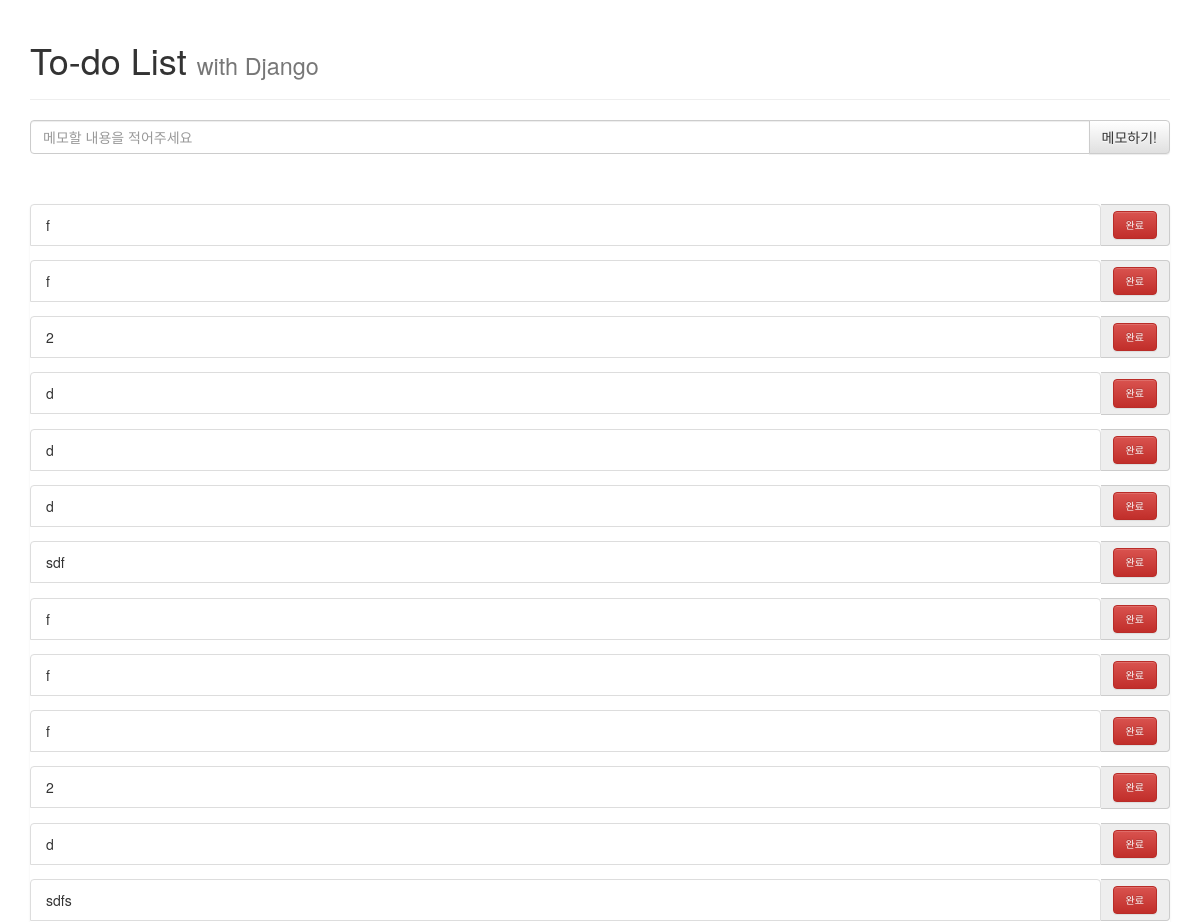
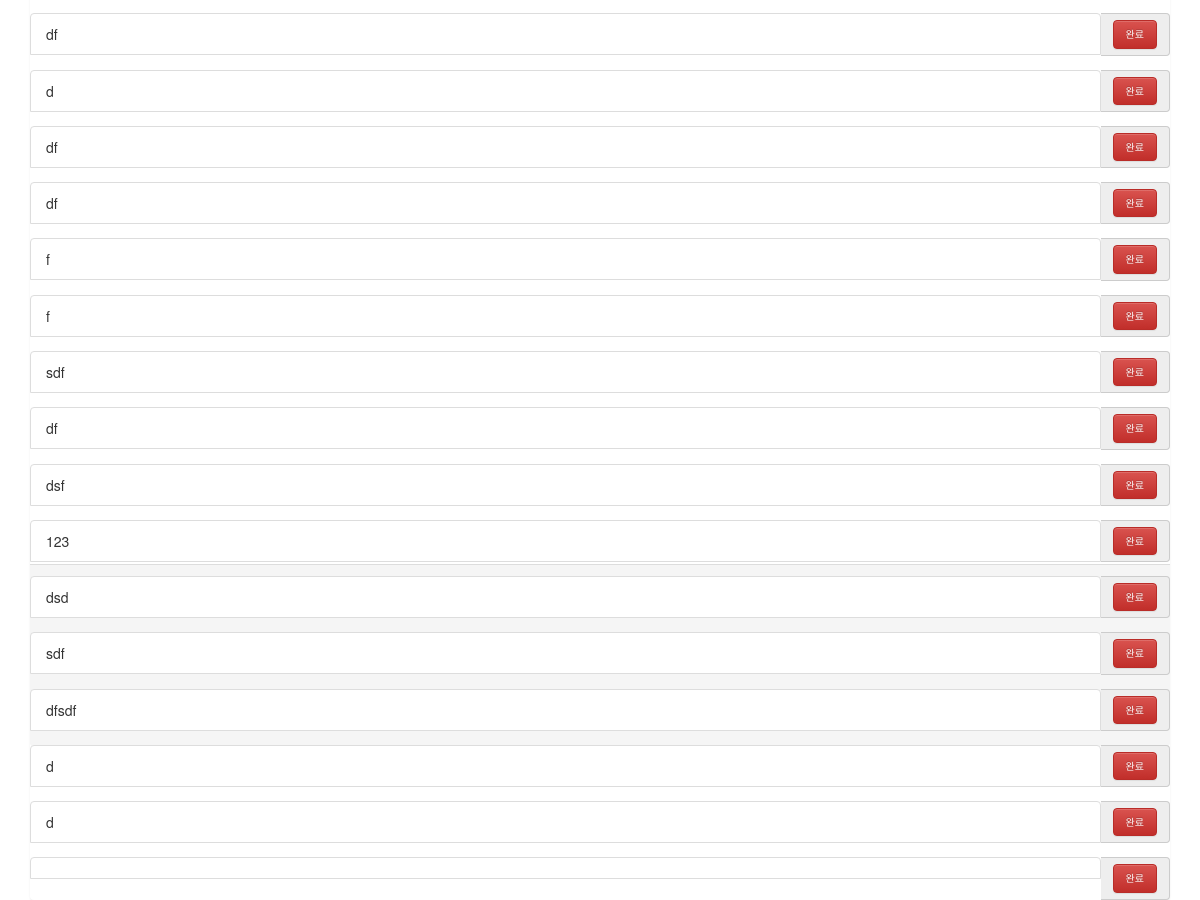
The page / on the database its author committed (2 pictures, top to bottom).
### my_to_do_app/models.py (models this page shows)
class Todo(models.Model):
    content = models.CharField(max_length=255)

### my_to_do_app/views.py (the view)
# urls.py: path('', views.index, name='main'),
def index(request):
    todos = Todo.objects.all()
    content = {'todos': todos}
    return render(request, 'my_to_do_app/index.html', content)

### my_to_do_app/templates/my_to_do_app/index.html (shortened to what this page needs)
<html lang="ko">
<head>
    <link rel="stylesheet" href="https://maxcdn.bootstrapcdn.com/bootstrap/3.3.2/css/bootstrap.min.css">
    <link rel="stylesheet" href="https://maxcdn.bootstrapcdn.com/bootstrap/3.3.2/css/bootstrap-theme.min.css">
</head>
<body>
    <div class="container">
        <div class="header">
            <div class="page-header">
                <h1>To-do List <small>with Django</small></h1>
            </div>
        </div>
        <div class="content">
            <div class="messageDiv">
                <form action="./createTodo/" method="POST">{% csrf_token %}
                    <div class="input-group">
                        <input id="todoContent" name="todoContent" type="text" class="form-control"
                            placeholder="메모할 내용을 적어주세요">
                        <span class="input-group-btn">
                            <button class="btn btn-default" type="submit">메모하기!</button>
                        </span>
                    </div>
                </form>
            </div>
            <div class="toDoDiv">
                <ul class="list-group">
                    {% for todo in todos %}
                    <form action="./doneTodo/" method="GET">
                        <div class="input-group" name='todo1'>
                            <li class="list-group-item">{{ todo.content }}</li>
                            <span class="input-group-addon">
                                <button type="submit" class="custom-btn btn btn-danger">완료</button>
                            </span>
                        </div>
                    </form>
                    {% endfor %}
                </ul>
            </div>
        </div>
        <div class="panel-footer">
        </div>
    </div>
</body>
</html>

### my_to_do_app/templates/my_to_do_app/index.html (style rules this page uses)
.content { height: 75%; }
.messageDiv { margin-top: 20px; margin-bottom: 50px; }
.custom-btn { font-size: 10px; }
.panel-footer { height: 10%; color: gray; }

### rows shown on the page
Todo: content "f"
Todo: content "f"
Todo: content "2"
Todo: content "d"
Todo: content "d"
Todo: content "d"
Todo: content "sdf"
Todo: content "f"
Todo: content "f"
Todo: content "f"
Todo: content "2"
Todo: content "d"
Todo: content "sdfs"
Todo: content "df"
Todo: content "d"
Todo: content "df"
Todo: content "df"
Todo: content "f"
Todo: content "f"
Todo: content "sdf"
Todo: content "df"
Todo: content "dsf"
Todo: content "123"
Todo: content "dsd"
Todo: content "sdf"
Todo: content "dfsdf"
Todo: content "d"
Todo: content "d"
